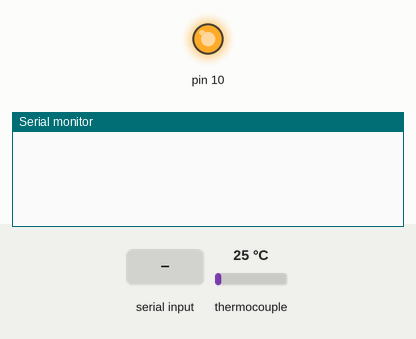
The sketch below on a simulated Arduino Uno, built with avr-gcc and run on an emulated ATmega328P. On the bench: output pins drawn as LEDs (lit = HIGH), the last lines printed to the serial monitor. Inputs (shaded band) come from the test bench; at power-on: thermocouple 25 °C.

Above: at 1.2 s.
1.3 s: "CHAN;\n" received over Serial
At 1.7 s:
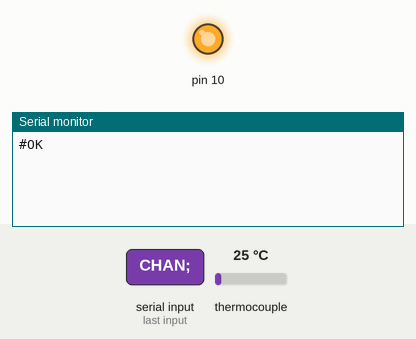
2.8 s: "READ\n" received over Serial
At 4.1 s:
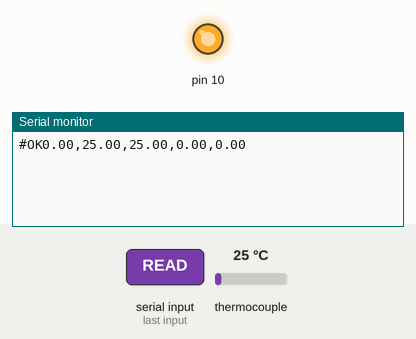

Measured:
- after the input at 1.3 s, the serial monitor: prints a new line at once (image 1)
- after the input at 2.8 s, the serial monitor: prints a new line at once (image 2)

The sketch:

TC4-Emulator.ino
```cpp
#include <Adafruit_MAX31855.h>
#include <SPI.h>

//TC4 Emulator.ino

bool unit_F = false; //true = °F - false = °C

//Set Chip Select Pins
const int thermoACs = 28;
const int thermoBCs = 29;

const long BAUD = 115200;

// Use this for Software SPI
//Set SPI Pins
//const int spiClk = 21;
//const int spiDo = 23;
//Adafruit_MAX31855 thermoA(spiClk, thermoACs, spiDo);
//Adafruit_MAX31855 thermoB(spiClk, thermoBCs, spiDo);

// Use this for Hardware SPI
Adafruit_MAX31855 thermoA(thermoACs);
Adafruit_MAX31855 thermoB(thermoBCs);

double tempA;
double tempB;


double readThermoCouple(Adafruit_MAX31855 &thermo)
{

    double tempT;

    if (unit_F){
        tempT = thermo.readFarenheit();
    }
    else{
        tempT = thermo.readCelsius();
    }


    if (isnan(tempT)){
        return 0;
    }
    else{
        return tempT;
    }
}

//Parsing Serial Commands
void handleSerialCommand(){

    if (Serial.available()>0){
        String msg = Serial.readStringUntil('\n');

        if (msg.indexOf("CHAN;")== 0){  //Ignore this Setting
            Serial.print("#OK");
        }
        else if (msg.indexOf("UNITS;")== 0){

            if (msg.substring(6,7)=="F"){   //Change to Farenheit
                unit_F = true;
                Serial.println("#OK Farenheit");
            }
            else if (msg.substring(6,7)=="C"){  //Change to Celsius
                unit_F = false;
                Serial.println("#OK Celsius");
            }

        }
        else if (msg.indexOf("READ")==0){   //Send Temps
           Command_READ();

       }
   }

}
//Send Data
void Command_READ(){
    Serial.print("0.00,");
    Serial.print(tempA);
    Serial.print(",");
    Serial.print(tempB);
    Serial.println(",0.00,0.00");
}


void setup() {
  SPI.begin();
  Serial.begin(BAUD);
}


void loop() {

    tempA=readThermoCouple(thermoA);
    tempB=readThermoCouple(thermoB);

    handleSerialCommand();

}
```
